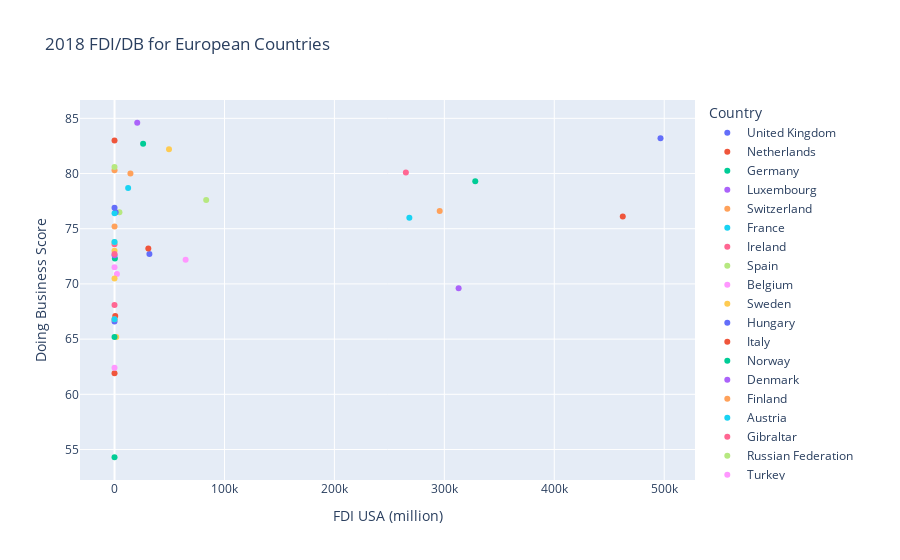

The notebook cell this image was saved under:
### Code cell
# create plot
europe_fdi_db_scatter = px.scatter(
    europe_format_name,
    x="FDI USA (million)",
    y="Doing Business Score",
    title="2018 FDI/DB for European Countries",
    color="Country",
)
europe_fdi_db_scatter.write_image("europe_fdi_db_scatter.png")
europe_fdi_db_scatter

### Figure 1 — Plotly figure (JSON) as saved in the notebook; plotly's stock layout.template omitted (floating-point values rounded to 4 significant figures)
{"data": [{"hovertemplate": "Country=United Kingdom<br>FDI USA (million)=%{x}<br>Doing Business Score=%{y}<extra></extra>", "legendgroup": "United Kingdom", "marker": {"color": "#636efa", "symbol": "circle"}, "mode": "markers", "name": "United Kingdom", "orientation": "v", "showlegend": true, "type": "scatter", "x": [496622], "xaxis": "x", "y": [83.2], "yaxis": "y"}, {"hovertemplate": "Country=Netherlands<br>FDI USA (million)=%{x}<br>Doing Business Score=%{y}<extra></extra>", "legendgroup": "Netherlands", "marker": {"color": "#EF553B", "symbol": "circle"}, "mode": "markers", "name": "Netherlands", "orientation": "v", "showlegend": true, "type": "scatter", "x": [462303], "xaxis": "x", "y": [76.1], "yaxis": "y"}, {"hovertemplate": "Country=Germany<br>FDI USA (million)=%{x}<br>Doing Business Score=%{y}<extra></extra>", "legendgroup": "Germany", "marker": {"color": "#00cc96", "symbol": "circle"}, "mode": "markers", "name": "Germany", "orientation": "v", "showlegend": true, "type": "scatter", "x": [328124], "xaxis": "x", "y": [79.3], "yaxis": "y"}, {"hovertemplate": "Country=Luxembourg<br>FDI USA (million)=%{x}<br>Doing Business Score=%{y}<extra></extra>", "legendgroup": "Luxembourg", "marker": {"color": "#ab63fa", "symbol": "circle"}, "mode": "markers", "name": "Luxembourg", "orientation": "v", "showlegend": true, "type": "scatter", "x": [312976], "xaxis": "x", "y": [69.6], "yaxis": "y"}, {"hovertemplate": "Country=Switzerland<br>FDI USA (million)=%{x}<br>Doing Business Score=%{y}<extra></extra>", "legendgroup": "Switzerland", "marker": {"color": "#FFA15A", "symbol": "circle"}, "mode": "markers", "name": "Switzerland", "orientation": "v", "showlegend": true, "type": "scatter", "x": [295783], "xaxis": "x", "y": [76.6], "yaxis": "y"}, {"hovertemplate": "Country=France<br>FDI USA (million)=%{x}<br>Doing Business Score=%{y}<extra></extra>", "legendgroup": "France", "marker": {"color": "#19d3f3", "symbol": "circle"}, "mode": "markers", "name": "France", "orientation": "v", "showlegend": true, "type": "scatter", "x": [268169], "xaxis": "x", "y": [76], "yaxis": "y"}, {"hovertemplate": "Country=Ireland<br>FDI USA (million)=%{x}<br>Doing Business Score=%{y}<extra></extra>", "legendgroup": "Ireland", "marker": {"color": "#FF6692", "symbol": "circle"}, "mode": "markers", "name": "Ireland", "orientation": "v", "showlegend": true, "type": "scatter", "x": [265004], "xaxis": "x", "y": [80.1], "yaxis": "y"}, {"hovertemplate": "Country=Spain<br>FDI USA (million)=%{x}<br>Doing Business Score=%{y}<extra></extra>", "legendgroup": "Spain", "marker": {"color": "#B6E880", "symbol": "circle"}, "mode": "markers", "name": "Spain", "orientation": "v", "showlegend": true, "type": "scatter", "x": [83379], "xaxis": "x", "y": [77.6], "yaxis": "y"}, {"hovertemplate": "Country=Belgium<br>FDI USA (million)=%{x}<br>Doing Business Score=%{y}<extra></extra>", "legendgroup": "Belgium", "marker": {"color": "#FF97FF", "symbol": "circle"}, "mode": "markers", "name": "Belgium", "orientation": "v", "showlegend": true, "type": "scatter", "x": [64661], "xaxis": "x", "y": [72.2], "yaxis": "y"}, {"hovertemplate": "Country=Sweden<br>FDI USA (million)=%{x}<br>Doing Business Score=%{y}<extra></extra>", "legendgroup": "Sweden", "marker": {"color": "#FECB52", "symbol": "circle"}, "mode": "markers", "name": "Sweden", "orientation": "v", "showlegend": true, "type": "scatter", "x": [49546], "xaxis": "x", "y": [82.2], "yaxis": "y"}, {"hovertemplate": "Country=Hungary<br>FDI USA (million)=%{x}<br>Doing Business Score=%{y}<extra></extra>", "legendgroup": "Hungary", "marker": {"color": "#636efa", "symbol": "circle"}, "mode": "markers", "name": "Hungary", "orientation": "v", "showlegend": true, "type": "scatter", "x": [31730], "xaxis": "x", "y": [72.7], "yaxis": "y"}, {"hovertemplate": "Country=Italy<br>FDI USA (million)=%{x}<br>Doing Business Score=%{y}<extra></extra>", "legendgroup": "Italy", "marker": {"color": "#EF553B", "symbol": "circle"}, "mode": "markers", "name": "Italy", "orientation": "v", "showlegend": true, "type": "scatter", "x": [30749], "xaxis": "x", "y": [73.2], "yaxis": "y"}, {"hovertemplate": "Country=Norway<br>FDI USA (million)=%{x}<br>Doing Business Score=%{y}<extra></extra>", "legendgroup": "Norway", "marker": {"color": "#00cc96", "symbol": "circle"}, "mode": "markers", "name": "Norway", "orientation": "v", "showlegend": true, "type": "scatter", "x": [26007], "xaxis": "x", "y": [82.7], "yaxis": "y"}, {"hovertemplate": "Country=Denmark<br>FDI USA (million)=%{x}<br>Doing Business Score=%{y}<extra></extra>", "legendgroup": "Denmark", "marker": {"color": "#ab63fa", "symbol": "circle"}, "mode": "markers", "name": "Denmark", "orientation": "v", "showlegend": true, "type": "scatter", "x": [20654], "xaxis": "x", "y": [84.6], "yaxis": "y"}, {"hovertemplate": "Country=Finland<br>FDI USA (million)=%{x}<br>Doing Business Score=%{y}<extra></extra>", "legendgroup": "Finland", "marker": {"color": "#FFA15A", "symbol": "circle"}, "mode": "markers", "name": "Finland", "orientation": "v", "showlegend": true, "type": "scatter", "x": [14464], "xaxis": "x", "y": [80], "yaxis": "y"}, {"hovertemplate": "Country=Austria<br>FDI USA (million)=%{x}<br>Doing Business Score=%{y}<extra></extra>", "legendgroup": "Austria", "marker": {"color": "#19d3f3", "symbol": "circle"}, "mode": "markers", "name": "Austria", "orientation": "v", "showlegend": true, "type": "scatter", "x": [12392], "xaxis": "x", "y": [78.7], "yaxis": "y"}, {"hovertemplate": "Country=Gibraltar<br>FDI USA (million)=%{x}<br>Doing Business Score=%{y}<extra></extra>", "legendgroup": "Gibraltar", "marker": {"color": "#FF6692", "symbol": "circle"}, "mode": "markers", "name": "Gibraltar", "orientation": "v", "showlegend": true, "type": "scatter", "x": [9367], "xaxis": "x", "y": [null], "yaxis": "y"}, {"hovertemplate": "Country=Russian Federation<br>FDI USA (million)=%{x}<br>Doing Business Score=%{y}<extra></extra>", "legendgroup": "Russian Federation", "marker": {"color": "#B6E880", "symbol": "circle"}, "mode": "markers", "name": "Russian Federation", "orientation": "v", "showlegend": true, "type": "scatter", "x": [4455], "xaxis": "x", "y": [76.5], "yaxis": "y"}, {"hovertemplate": "Country=Turkey<br>FDI USA (million)=%{x}<br>Doing Business Score=%{y}<extra></extra>", "legendgroup": "Turkey", "marker": {"color": "#FF97FF", "symbol": "circle"}, "mode": "markers", "name": "Turkey", "orientation": "v", "showlegend": true, "type": "scatter", "x": [2175], "xaxis": "x", "y": [70.9], "yaxis": "y"}, {"hovertemplate": "Country=Malta<br>FDI USA (million)=%{x}<br>Doing Business Score=%{y}<extra></extra>", "legendgroup": "Malta", "marker": {"color": "#FECB52", "symbol": "circle"}, "mode": "markers", "name": "Malta", "orientation": "v", "showlegend": true, "type": "scatter", "x": [1557], "xaxis": "x", "y": [65.2], "yaxis": "y"}, {"hovertemplate": "Country=Portugal<br>FDI USA (million)=%{x}<br>Doing Business Score=%{y}<extra></extra>", "legendgroup": "Portugal", "marker": {"color": "#636efa", "symbol": "circle"}, "mode": "markers", "name": "Portugal", "orientation": "v", "showlegend": true, "type": "scatter", "x": [1056], "xaxis": "x", "y": [76.5], "yaxis": "y"}, {"hovertemplate": "Country=Greece<br>FDI USA (million)=%{x}<br>Doing Business Score=%{y}<extra></extra>", "legendgroup": "Greece", "marker": {"color": "#EF553B", "symbol": "circle"}, "mode": "markers", "name": "Greece", "orientation": "v", "showlegend": true, "type": "scatter", "x": [639], "xaxis": "x", "y": [67.1], "yaxis": "y"}, {"hovertemplate": "Country=Cyprus<br>FDI USA (million)=%{x}<br>Doing Business Score=%{y}<extra></extra>", "legendgroup": "Cyprus", "marker": {"color": "#00cc96", "symbol": "circle"}, "mode": "markers", "name": "Cyprus", "orientation": "v", "showlegend": true, "type": "scatter", "x": [323], "xaxis": "x", "y": [72.3], "yaxis": "y"}, {"hovertemplate": "Country=Croatia<br>FDI USA (million)=%{x}<br>Doing Business Score=%{y}<extra></extra>", "legendgroup": "Croatia", "marker": {"color": "#ab63fa", "symbol": "circle"}, "mode": "markers", "name": "Croatia", "orientation": "v", "showlegend": true, "type": "scatter", "x": [19], "xaxis": "x", "y": [72.6], "yaxis": "y"}, {"hovertemplate": "Country=Slovak Republic<br>FDI USA (million)=%{x}<br>Doing Business Score=%{y}<extra></extra>", "legendgroup": "Slovak Republic", "marker": {"color": "#FFA15A", "symbol": "circle"}, "mode": "markers", "name": "Slovak Republic", "orientation": "v", "showlegend": true, "type": "scatter", "x": [14], "xaxis": "x", "y": [75.2], "yaxis": "y"}, {"hovertemplate": "Country=Slovenia<br>FDI USA (million)=%{x}<br>Doing Business Score=%{y}<extra></extra>", "legendgroup": "Slovenia", "marker": {"color": "#19d3f3", "symbol": "circle"}, "mode": "markers", "name": "Slovenia", "orientation": "v", "showlegend": true, "type": "scatter", "x": [6], "xaxis": "x", "y": [76.4], "yaxis": "y"}, {"hovertemplate": "Country=Belarus<br>FDI USA (million)=%{x}<br>Doing Business Score=%{y}<extra></extra>", "legendgroup": "Belarus", "marker": {"color": "#FF6692", "symbol": "circle"}, "mode": "markers", "name": "Belarus", "orientation": "v", "showlegend": true, "type": "scatter", "x": [4], "xaxis": "x", "y": [73.6], "yaxis": "y"}, {"hovertemplate": "Country=Serbia<br>FDI USA (million)=%{x}<br>Doing Business Score=%{y}<extra></extra>", "legendgroup": "Serbia", "marker": {"color": "#B6E880", "symbol": "circle"}, "mode": "markers", "name": "Serbia", "orientation": "v", "showlegend": true, "type": "scatter", "x": [3], "xaxis": "x", "y": [73.8], "yaxis": "y"}, {"hovertemplate": "Country=Armenia<br>FDI USA (million)=%{x}<br>Doing Business Score=%{y}<extra></extra>", "legendgroup": "Armenia", "marker": {"color": "#FF97FF", "symbol": "circle"}, "mode": "markers", "name": "Armenia", "orientation": "v", "showlegend": true, "type": "scatter", "x": [3], "xaxis": "x", "y": [71.5], "yaxis": "y"}, {"hovertemplate": "Country=Romania<br>FDI USA (million)=%{x}<br>Doing Business Score=%{y}<extra></extra>", "legendgroup": "Romania", "marker": {"color": "#FECB52", "symbol": "circle"}, "mode": "markers", "name": "Romania", "orientation": "v", "showlegend": true, "type": "scatter", "x": [3], "xaxis": "x", "y": [73], "yaxis": "y"}, {"hovertemplate": "Country=Uzbekistan<br>FDI USA (million)=%{x}<br>Doing Business Score=%{y}<extra></extra>", "legendgroup": "Uzbekistan", "marker": {"color": "#636efa", "symbol": "circle"}, "mode": "markers", "name": "Uzbekistan", "orientation": "v", "showlegend": true, "type": "scatter", "x": [0], "xaxis": "x", "y": [66.6], "yaxis": "y"}, {"hovertemplate": "Country=San Marino<br>FDI USA (million)=%{x}<br>Doing Business Score=%{y}<extra></extra>", "legendgroup": "San Marino", "marker": {"color": "#EF553B", "symbol": "circle"}, "mode": "markers", "name": "San Marino", "orientation": "v", "showlegend": true, "type": "scatter", "x": [0], "xaxis": "x", "y": [61.9], "yaxis": "y"}, {"hovertemplate": "Country=Tajikistan<br>FDI USA (million)=%{x}<br>Doing Business Score=%{y}<extra></extra>", "legendgroup": "Tajikistan", "marker": {"color": "#00cc96", "symbol": "circle"}, "mode": "markers", "name": "Tajikistan", "orientation": "v", "showlegend": true, "type": "scatter", "x": [0], "xaxis": "x", "y": [54.3], "yaxis": "y"}, {"hovertemplate": "Country=Turkmenistan<br>FDI USA (million)=%{x}<br>Doing Business Score=%{y}<extra></extra>", "legendgroup": "Turkmenistan", "marker": {"color": "#ab63fa", "symbol": "circle"}, "mode": "markers", "name": "Turkmenistan", "orientation": "v", "showlegend": true, "type": "scatter", "x": [0], "xaxis": "x", "y": [null], "yaxis": "y"}, {"hovertemplate": "Country=Albania<br>FDI USA (million)=%{x}<br>Doing Business Score=%{y}<extra></extra>", "legendgroup": "Albania", "marker": {"color": "#FFA15A", "symbol": "circle"}, "mode": "markers", "name": "Albania", "orientation": "v", "showlegend": true, "type": "scatter", "x": [0], "xaxis": "x", "y": [66.8], "yaxis": "y"}, {"hovertemplate": "Country=Montenegro<br>FDI USA (million)=%{x}<br>Doing Business Score=%{y}<extra></extra>", "legendgroup": "Montenegro", "marker": {"color": "#19d3f3", "symbol": "circle"}, "mode": "markers", "name": "Montenegro", "orientation": "v", "showlegend": true, "type": "scatter", "x": [0], "xaxis": "x", "y": [73.8], "yaxis": "y"}, {"hovertemplate": "Country=Moldova<br>FDI USA (million)=%{x}<br>Doing Business Score=%{y}<extra></extra>", "legendgroup": "Moldova", "marker": {"color": "#FF6692", "symbol": "circle"}, "mode": "markers", "name": "Moldova", "orientation": "v", "showlegend": true, "type": "scatter", "x": [0], "xaxis": "x", "y": [72.7], "yaxis": "y"}, {"hovertemplate": "Country=Andorra<br>FDI USA (million)=%{x}<br>Doing Business Score=%{y}<extra></extra>", "legendgroup": "Andorra", "marker": {"color": "#B6E880", "symbol": "circle"}, "mode": "markers", "name": "Andorra", "orientation": "v", "showlegend": true, "type": "scatter", "x": [0], "xaxis": "x", "y": [null], "yaxis": "y"}, {"hovertemplate": "Country=Kyrgyz Republic<br>FDI USA (million)=%{x}<br>Doing Business Score=%{y}<extra></extra>", "legendgroup": "Kyrgyz Republic", "marker": {"color": "#FF97FF", "symbol": "circle"}, "mode": "markers", "name": "Kyrgyz Republic", "orientation": "v", "showlegend": true, "type": "scatter", "x": [0], "xaxis": "x", "y": [62.4], "yaxis": "y"}, {"hovertemplate": "Country=Kosovo<br>FDI USA (million)=%{x}<br>Doing Business Score=%{y}<extra></extra>", "legendgroup": "Kosovo", "marker": {"color": "#FECB52", "symbol": "circle"}, "mode": "markers", "name": "Kosovo", "orientation": "v", "showlegend": true, "type": "scatter", "x": [0], "xaxis": "x", "y": [70.5], "yaxis": "y"}, {"hovertemplate": "Country=Kazakhstan<br>FDI USA (million)=%{x}<br>Doing Business Score=%{y}<extra></extra>", "legendgroup": "Kazakhstan", "marker": {"color": "#636efa", "symbol": "circle"}, "mode": "markers", "name": "Kazakhstan", "orientation": "v", "showlegend": true, "type": "scatter", "x": [0], "xaxis": "x", "y": [76.9], "yaxis": "y"}, {"hovertemplate": "Country=Georgia<br>FDI USA (million)=%{x}<br>Doing Business Score=%{y}<extra></extra>", "legendgroup": "Georgia", "marker": {"color": "#EF553B", "symbol": "circle"}, "mode": "markers", "name": "Georgia", "orientation": "v", "showlegend": true, "type": "scatter", "x": [0], "xaxis": "x", "y": [83], "yaxis": "y"}, {"hovertemplate": "Country=Bosnia and Herzegovina<br>FDI USA (million)=%{x}<br>Doing Business Score=%{y}<extra></extra>", "legendgroup": "Bosnia and Herzegovina", "marker": {"color": "#00cc96", "symbol": "circle"}, "mode": "markers", "name": "Bosnia and Herzegovina", "orientation": "v", "showlegend": true, "type": "scatter", "x": [0], "xaxis": "x", "y": [65.2], "yaxis": "y"}, {"hovertemplate": "Country=Vatican City<br>FDI USA (million)=%{x}<br>Doing Business Score=%{y}<extra></extra>", "legendgroup": "Vatican City", "marker": {"color": "#ab63fa", "symbol": "circle"}, "mode": "markers", "name": "Vatican City", "orientation": "v", "showlegend": true, "type": "scatter", "x": [0], "xaxis": "x", "y": [null], "yaxis": "y"}, {"hovertemplate": "Country=North Macedonia<br>FDI USA (million)=%{x}<br>Doing Business Score=%{y}<extra></extra>", "legendgroup": "North Macedonia", "marker": {"color": "#FFA15A", "symbol": "circle"}, "mode": "markers", "name": "North Macedonia", "orientation": "v", "showlegend": true, "type": "scatter", "x": [-1], "xaxis": "x", "y": [80.3], "yaxis": "y"}, {"hovertemplate": "Country=Azerbaijan<br>FDI USA (million)=%{x}<br>Doing Business Score=%{y}<extra></extra>", "legendgroup": "Azerbaijan", "marker": {"color": "#19d3f3", "symbol": "circle"}, "mode": "markers", "name": "Azerbaijan", "orientation": "v", "showlegend": true, "type": "scatter", "x": [-2], "xaxis": "x", "y": [66.8], "yaxis": "y"}, {"hovertemplate": "Country=Ukraine<br>FDI USA (million)=%{x}<br>Doing Business Score=%{y}<extra></extra>", "legendgroup": "Ukraine", "marker": {"color": "#FF6692", "symbol": "circle"}, "mode": "markers", "name": "Ukraine", "orientation": "v", "showlegend": true, "type": "scatter", "x": [-3], "xaxis": "x", "y": [68.1], "yaxis": "y"}, {"hovertemplate": "Country=Lithuania<br>FDI USA (million)=%{x}<br>Doing Business Score=%{y}<extra></extra>", "legendgroup": "Lithuania", "marker": {"color": "#B6E880", "symbol": "circle"}, "mode": "markers", "name": "Lithuania", "orientation": "v", "showlegend": true, "type": "scatter", "x": [-4], "xaxis": "x", "y": [80.6], "yaxis": "y"}, {"hovertemplate": "Country=Monaco<br>FDI USA (million)=%{x}<br>Doing Business Score=%{y}<extra></extra>", "legendgroup": "Monaco", "marker": {"color": "#FF97FF", "symbol": "circle"}, "mode": "markers", "name": "Monaco", "orientation": "v", "showlegend": true, "type": "scatter", "x": [-26], "xaxis": "x", "y": [null], "yaxis": "y"}], "layout": {"autosize": true, "legend": {"title": {"text": "Country"}, "tracegroupgap": 0}, "title": {"text": "2018 FDI/DB for European Countries"}, "xaxis": {"anchor": "y", "autorange": true, "domain": [0, 1], "range": [-30690.0, 527300.0], "title": {"text": "FDI USA (million)"}, "type": "linear"}, "yaxis": {"anchor": "x", "autorange": true, "domain": [0, 1], "range": [52.08, 86.82], "title": {"text": "Doing Business Score"}, "type": "linear"}}}
